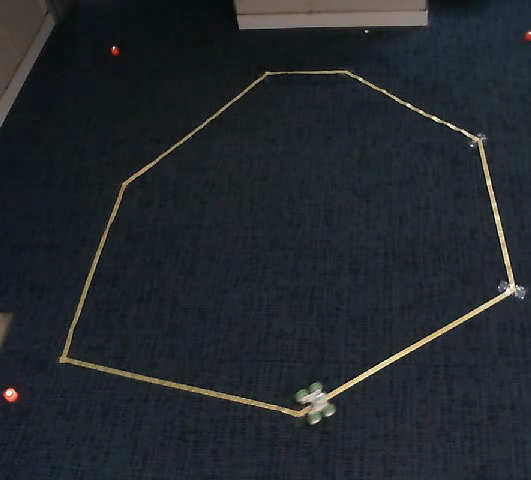
#> input picture frame 41 of adjusted_output.avi, 531 x 480 px
$ python video_car_detection.py
#> lines starting #> are read from the running program, lines starting #| are printed output that depends on the picture; after the words box and inside, x2 and y2 are one past the last pixel; in counts of white or black regions, pixels touching at a corner belong together
import cv2
import numpy as np


def open_video(filename):
#> in main, frame is the input picture: shape (480, 531, 3); mean B, G, R 43.5, 39.9, 35.1
    cap = cv2.VideoCapture(filename)
    if not cap.isOpened():
        print("Error: Could not open video.")
        exit()
    return cap


def initialize_tracking():
    return None, None, 25, True, 0, np.array([0, 0, 168], dtype=np.uint8), np.array([172, 111, 255], dtype=np.uint8)


def update_search_area(frame_shape, prev_x, prev_y, margin_scale=0.1):
    margin_x = int(frame_shape[1] * margin_scale)
    margin_y = int(frame_shape[0] * margin_scale)
    x_min = max(0, prev_x - margin_x)
    x_max = min(frame_shape[1], prev_x + margin_x)
    y_min = max(0, prev_y - margin_y)
    y_max = min(frame_shape[0], prev_y + margin_y)
    return x_min, x_max, y_min, y_max


def process_frame(frame, lower_white, upper_white, first_frame, prev_x, prev_y):
#> called with lower_white = array of shape (3,), upper_white = array of shape (3,), first_frame = True
    if first_frame:
        x_min, y_min, x_max, y_max = 0, 0, frame.shape[1], frame.shape[0]
#> x_min = 0; y_min = 0; x_max = 531; y_max = 480
    else:
        x_min, x_max, y_min, y_max = update_search_area(frame.shape, prev_x, prev_y)

    cropped_frame = frame[y_min:y_max, x_min:x_max]
    hsv = cv2.cvtColor(cropped_frame, cv2.COLOR_BGR2HSV)
#> hsv: shape (480, 531, 3); mean H, S, V 96.9, 71.7, 45.5
    mask = cv2.inRange(hsv, lower_white, upper_white)
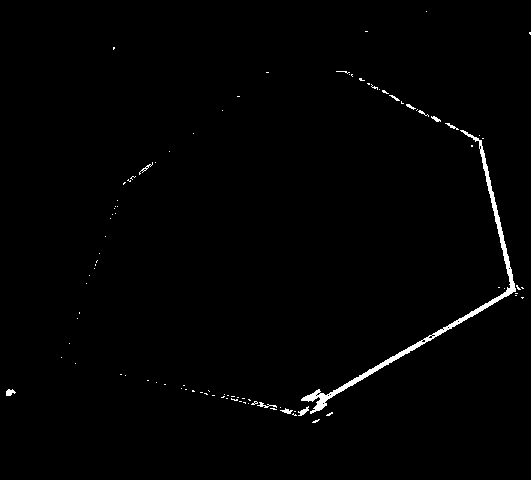
#> mask: shape (480, 531); 1% white; 95 white regions (84 under 20 px), largest, box (x1, y1, x2, y2) and area: (301, 130, 516, 414) 1975, (298, 406, 309, 416) 49, (6, 389, 16, 396) 47
    kernel = np.ones((5, 5), np.uint8)
    mask = cv2.morphologyEx(mask, cv2.MORPH_OPEN, kernel)
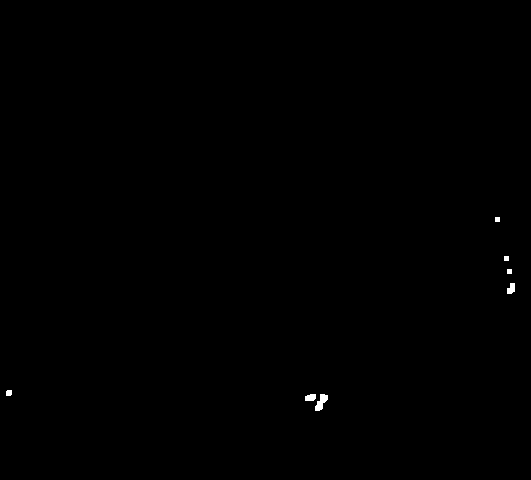
#> mask: shape (480, 531); 0.14% white; 7 white regions, largest, box (x1, y1, x2, y2) and area: (315, 394, 328, 411) 124, (507, 283, 515, 294) 68, (305, 394, 316, 401) 67
    mask = cv2.morphologyEx(mask, cv2.MORPH_DILATE, kernel)
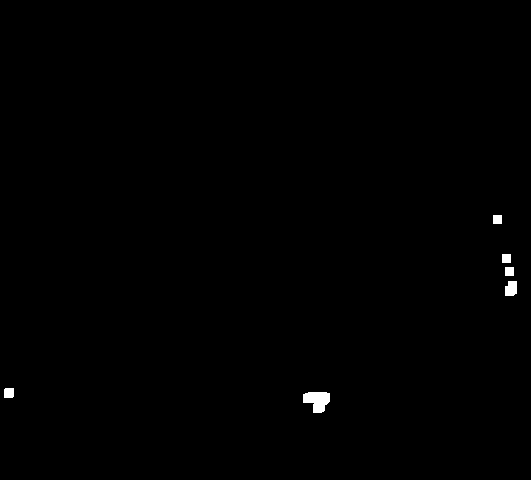
#> mask: shape (480, 531); 0.36% white; 6 white regions
    contours, _ = cv2.findContours(mask, cv2.RETR_TREE, cv2.CHAIN_APPROX_SIMPLE)
#> contours = 6 contours; box (x1, y1, x2, y2) and area: (303, 392, 330, 413) 364, (505, 281, 517, 296) 136, (4, 388, 14, 398) 80, (505, 267, 514, 276) 64, (502, 254, 511, 263) 64, (493, 215, 502, 224) 64

    found, new_x, new_y = False, prev_x, prev_y
    if contours:
        c = max(contours, key=cv2.contourArea)
#> c = contour of 21 points, box (x1, y1, x2, y2) (303, 392, 330, 413), area 364
        (x, y), radius = cv2.minEnclosingCircle(c)
#> x = 316.2; y = 398.8; radius = 14.05
        new_x, new_y = int(x) + x_min, int(y) + y_min
#> new_x = 316; new_y = 398
        found = True

        # Convert x, y, and radius to integers for precise ROI calculation
        x, y, radius = int(x), int(y), int(radius)
#> x = 316; y = 398; radius = 14

        # Calculate bounds for ROI
        roi_x_min = max(0, x - int(radius * 0.7))
#> roi_x_min = 307
        roi_x_max = min(mask.shape[1], x + int(radius * 0.7))
#> roi_x_max = 325
        roi_y_min = max(0, y - int(radius * 0.7))
#> roi_y_min = 389
        roi_y_max = min(mask.shape[0], y + int(radius * 0.7))
#> roi_y_max = 407

        # Extract ROI from the mask and HSV image
        mask_roi = mask[roi_y_min:roi_y_max, roi_x_min:roi_x_max]
        hsv_roi = hsv[roi_y_min:roi_y_max, roi_x_min:roi_x_max]

        # Calculate new HSV range based on the mean color within the inner part of the detected object
        mean_val = cv2.mean(hsv_roi, mask=mask_roi)
#> mean_val = (19.69, 25.26, 176, 0)
        lower_white = np.array([max(mean_val[0] - 20, 0), max(mean_val[1] - 60, 0), max(mean_val[2] - 50, 0)],
                               dtype=np.uint8)
#> lower_white = [0, 0, 125]
        upper_white = np.array([min(mean_val[0] + 20, 180), min(mean_val[1] + 50, 255), min(mean_val[2] + 50, 255)],
                               dtype=np.uint8)
#> upper_white = [39, 75, 225]

    return new_x, new_y, found, mask, contours, lower_white, upper_white


def calculate_speed_and_orientation(prev_x, prev_y, new_x, new_y, scale_x, scale_y, frame_rate):
    dx = (new_x - prev_x) * scale_x
    dy = (new_y - prev_y) * scale_y
    speed = np.sqrt(dx ** 2 + dy ** 2) * frame_rate
    orientation = np.arctan2(dy, dx)
    return speed, orientation


def draw_orientation(frame, start, orientation, length_factor=50, color=(0, 255, 0)):
    end_x = int(start[0] + length_factor * np.cos(orientation))
    end_y = int(start[1] + length_factor * np.sin(orientation))
    cv2.arrowedLine(frame, start, (end_x, end_y), color, 3)


def main():
    cap = open_video('adjusted_output.avi')
    prev_x, prev_y, constant_radius, first_frame, frame_count, lower_white, upper_white = initialize_tracking()
    frame_rate = cap.get(cv2.CAP_PROP_FPS)
    scale_x, scale_y = 2.5 / cap.get(cv2.CAP_PROP_FRAME_WIDTH), 2 / cap.get(cv2.CAP_PROP_FRAME_HEIGHT)

    while True:
        ret, frame = cap.read()
        if not ret:
            break

        new_x, new_y, found, mask, contours, lower_white, upper_white = process_frame(frame, lower_white, upper_white,
                                                                                      first_frame, prev_x, prev_y)
#> new_x = 316; new_y = 398; found = True; lower_white = [0, 0, 125]; upper_white = [39, 75, 225]
        if found and prev_x is not None and prev_y is not None:
            speed, orientation = calculate_speed_and_orientation(prev_x, prev_y, new_x, new_y, scale_x, scale_y,
                                                                 frame_rate)
            draw_orientation(frame, (prev_x, prev_y), orientation, 50, (0, 255, 0))
            cv2.putText(frame, f"Speed: {speed:.2f} m/s", (10, 30), cv2.FONT_HERSHEY_SIMPLEX, 0.7, (255, 255, 255), 2)

        if found:
            prev_x, prev_y = new_x, new_y
#> prev_x = 316; prev_y = 398

        cv2.circle(frame, (new_x, new_y), constant_radius, (0, 0, 255), 2)
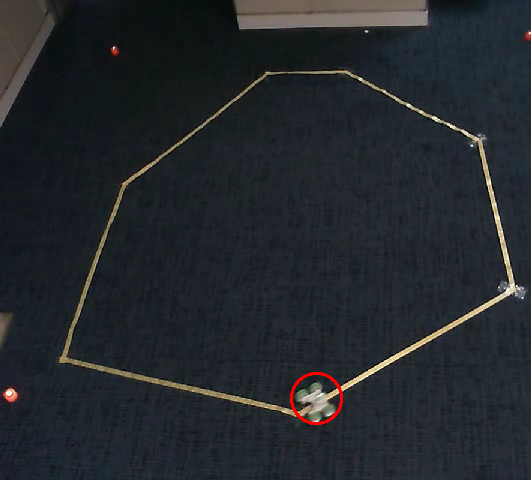
#> frame: shape (480, 531, 3); 0.19% of pixels changed, all inside (x1, y1, x2, y2) = (290, 372, 343, 425)
        cv2.imshow('Video', frame)
        if cv2.waitKey(100) & 0xFF == ord('q'):
#> (key q is pressed here)
            break

        first_frame = False

    cap.release()
    cv2.destroyAllWindows()


if __name__ == "__main__":
    main()

$ run again, starting later in the video
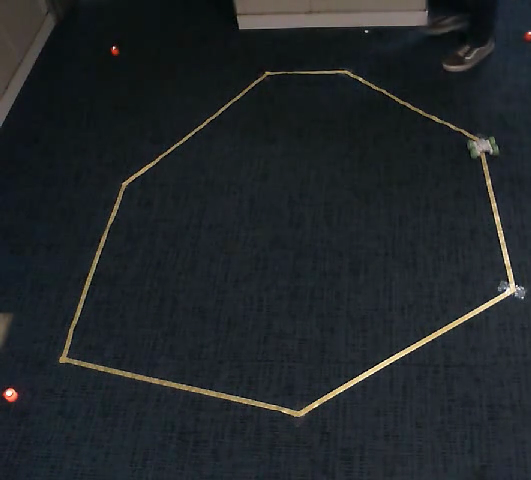
#> input picture frame 185 of adjusted_output.avi, 531 x 480 px
#> in main, frame is the input picture: shape (480, 531, 3); mean B, G, R 40.6, 37.8, 33
#> hsv: shape (480, 531, 3); mean H, S, V 95, 72.3, 42.6
#> in process_frame, `mask = cv2.inRange(hsv, lower_white, upper_white)`:
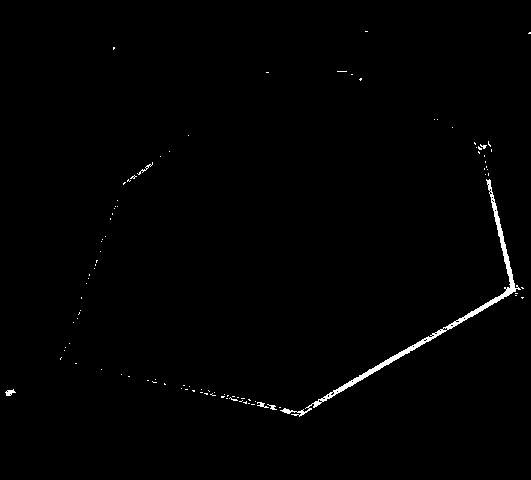
#> mask: shape (480, 531); 0.82% white; 98 white regions (93 under 20 px), largest, box (x1, y1, x2, y2) and area: (280, 179, 521, 417) 1665, (5, 389, 16, 396) 43, (137, 162, 153, 175) 35, (257, 402, 269, 408) 33, (267, 404, 277, 410) 26
#> in process_frame, `contours, _ = cv2.findContours(mask, cv2.RETR_TREE, cv2.CHAIN_APPROX_S..`: contours = 4 contours; box (x1, y1, x2, y2) and area: (504, 281, 517, 296) 144, (502, 254, 511, 264) 72, (505, 267, 514, 276) 64, (496, 229, 505, 238) 64
#> c = contour of 10 points, box (x1, y1, x2, y2) (504, 281, 517, 296), area 144
#> in process_frame, `(x, y), radius = cv2.minEnclosingCircle(c)`: x = 510; y = 288; radius = 9.22
#> in process_frame, `new_x, new_y = int(x) + x_min, int(y) + y_min`: new_x = 510; new_y = 288
#> in process_frame, `x, y, radius = int(x), int(y), int(radius)`: radius = 9
#> roi_x_min = 504
#> roi_x_max = 516
#> roi_y_min = 282
#> roi_y_max = 294
#> mean_val = (42.68, 37.78, 193.9, 0)
#> in process_frame, `lower_white = np.array([max(mean_val[0] - 20, 0), max(mean_val[1] - 60..`: lower_white = [22, 0, 143]
#> in process_frame, `upper_white = np.array([min(mean_val[0] + 20, 180), min(mean_val[1] + ..`: upper_white = [62, 87, 243]
#> in main, `new_x, new_y, found, mask, contours, lower_white, upper_white = proces..`: new_x = 510; new_y = 288; found = True; lower_white = [22, 0, 143]; upper_white = [62, 87, 243]
#> prev_x = 510; prev_y = 288
#> in main, `cv2.circle(frame, (new_x, new_y), constant_radius, (0, 0, 255), 2)`:
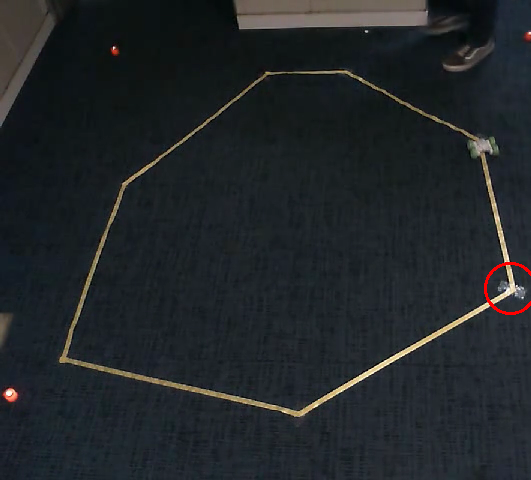
#> frame: shape (480, 531, 3); 0.15% of pixels changed, all inside (x1, y1, x2, y2) = (484, 262, 531, 315)

$ run again, starting later in the video
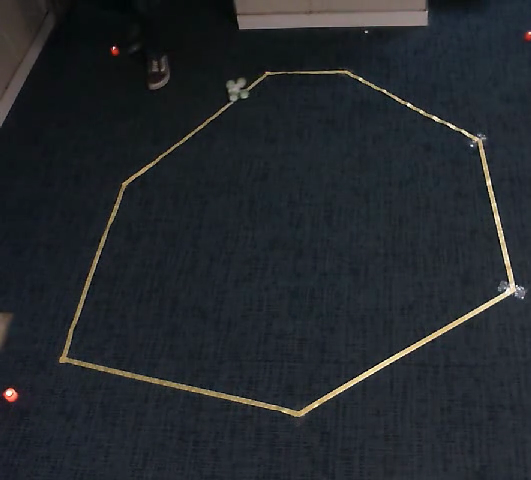
#> input picture frame 330 of adjusted_output.avi, 531 x 480 px
#> in main, frame is the input picture: shape (480, 531, 3); mean B, G, R 44.3, 39.9, 35.6
#> hsv: shape (480, 531, 3); mean H, S, V 98.2, 71.7, 46.2
#> in process_frame, `mask = cv2.inRange(hsv, lower_white, upper_white)`:
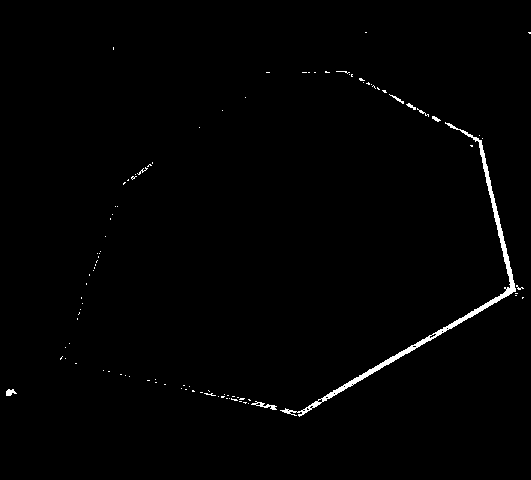
#> mask: shape (480, 531); 0.99% white; 98 white regions (90 under 20 px), largest, box (x1, y1, x2, y2) and area: (280, 122, 516, 417) 1958, (251, 401, 277, 410) 80, (6, 389, 17, 396) 50
#> in process_frame, `contours, _ = cv2.findContours(mask, cv2.RETR_TREE, cv2.CHAIN_APPROX_S..`: contours = 5 contours; box (x1, y1, x2, y2) and area: (504, 281, 517, 296) 144, (4, 388, 14, 398) 80, (502, 254, 511, 264) 72, (505, 267, 514, 276) 64, (496, 229, 505, 238) 64
#> c = contour of 10 points, box (x1, y1, x2, y2) (504, 281, 517, 296), area 144
#> in process_frame, `(x, y), radius = cv2.minEnclosingCircle(c)`: x = 510; y = 288; radius = 9.22
#> in process_frame, `new_x, new_y = int(x) + x_min, int(y) + y_min`: new_x = 510; new_y = 288
#> in process_frame, `x, y, radius = int(x), int(y), int(radius)`: radius = 9
#> roi_x_min = 504
#> roi_x_max = 516
#> roi_y_min = 282
#> roi_y_max = 294
#> mean_val = (44.39, 28.05, 194, 0)
#> in process_frame, `lower_white = np.array([max(mean_val[0] - 20, 0), max(mean_val[1] - 60..`: lower_white = [24, 0, 143]
#> in process_frame, `upper_white = np.array([min(mean_val[0] + 20, 180), min(mean_val[1] + ..`: upper_white = [64, 78, 243]
#> in main, `new_x, new_y, found, mask, contours, lower_white, upper_white = proces..`: new_x = 510; new_y = 288; found = True; lower_white = [24, 0, 143]; upper_white = [64, 78, 243]
#> prev_x = 510; prev_y = 288
#> in main, `cv2.circle(frame, (new_x, new_y), constant_radius, (0, 0, 255), 2)`:
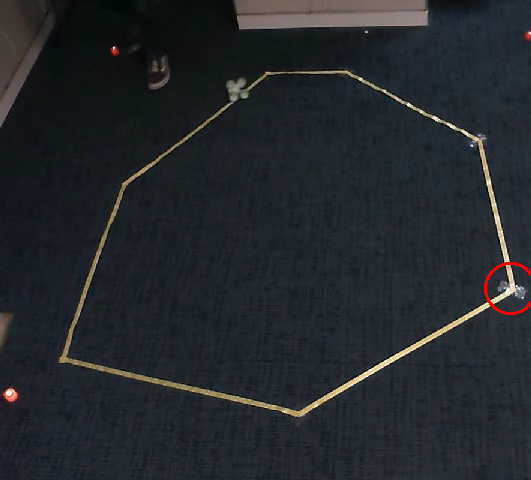
#> frame: shape (480, 531, 3); 0.15% of pixels changed, all inside (x1, y1, x2, y2) = (484, 262, 531, 315)
